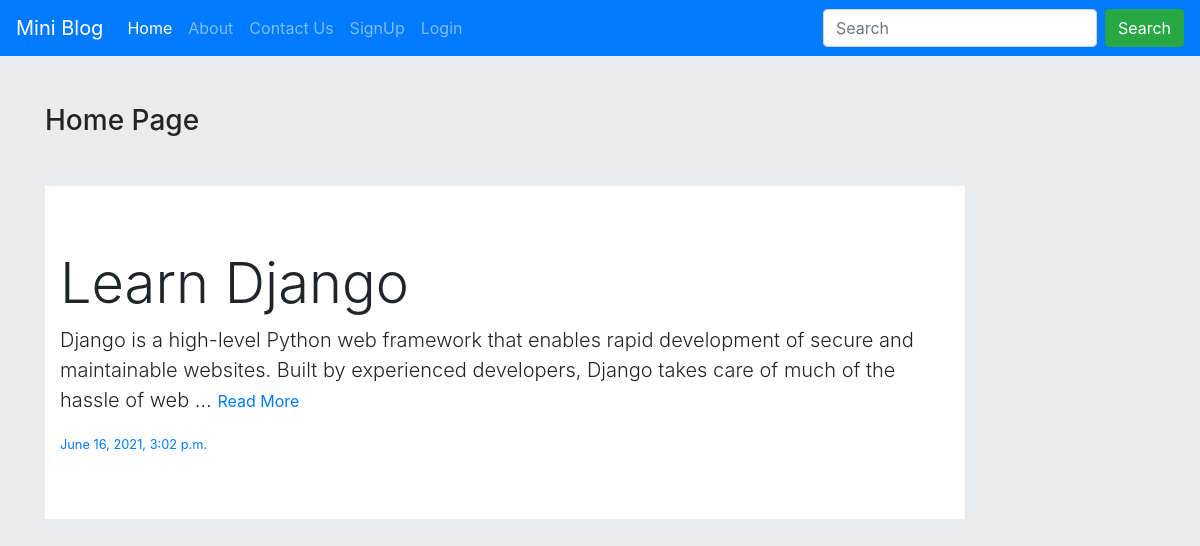
The page / on the database its author committed.
### mblog/models.py (models this page shows)
class blogPost(models.Model):
    title = models.CharField(max_length=150)
    desc = models.TextField()
    date = models.DateTimeField(auto_now_add=True, blank=True)

### mblog/views.py (the view)
# urls.py: path('', views.home, name='homeName'),
def home(request):
    posts = blogPost.objects.all()
    context = {'posts':posts, 'home':'active'}
    return render(request, 'mblog/home.html', context)

### mblog/templates/mblog/home.html (shortened to what this page needs)
{% extends 'mblog/base.html' %} {% load static %} {% block content %}
<div class="col-sm-10">
  <h3 class="my-5">Home Page</h3>
  {% for i in posts %}
  <div class="jumbotron jumbotron-fluid" style="background-color: white">
    <div class="container">
      <h1 class="display-4 home-title" style="cursor: pointer;">{{i.title}}</h1>
      <p id="show" class="lead">{{i.desc | truncatewords:30}} <a id="show-btn" href="#"><small> Read More</small></a></p>
      <small class="text-primary">{{i.date}}</small>
    </div>
  </div>
  {% endfor %}
</div>
{% endblock content %}

### mblog/templates/mblog/base.html (style rules this page uses)
body { background-color:#e9ecef; }

### rows shown on the page
blogPost: title "Learn Django", desc "Django is a high-level Python web framework that enables rapid development of secure and maintainable websites. Built by experienced developers, Django takes care of much of the hassle of web …", date "June 16, 2021, 3:02 p.m."
